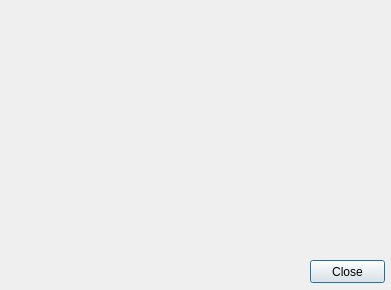
<?xml version="1.0" encoding="UTF-8"?>
<ui version="4.0">
 <class>Dialog</class>
 <widget class="QDialog" name="Dialog">
  <property name="geometry">
   <rect>
    <x>0</x>
    <y>0</y>
    <width>391</width>
    <height>290</height>
   </rect>
  </property>
  <property name="sizePolicy">
   <sizepolicy hsizetype="Expanding" vsizetype="Expanding">
    <horstretch>0</horstretch>
    <verstretch>0</verstretch>
   </sizepolicy>
  </property>
  <property name="minimumSize">
   <size>
    <width>0</width>
    <height>0</height>
   </size>
  </property>
  <property name="windowTitle">
   <string>Dialog</string>
  </property>
  <widget class="QPushButton" name="Close">
   <property name="geometry">
    <rect>
     <x>310</x>
     <y>260</y>
     <width>75</width>
     <height>23</height>
    </rect>
   </property>
   <property name="text">
    <string>Close</string>
   </property>
  </widget>
 </widget>
 <resources/>
 <connections/>
</ui>
